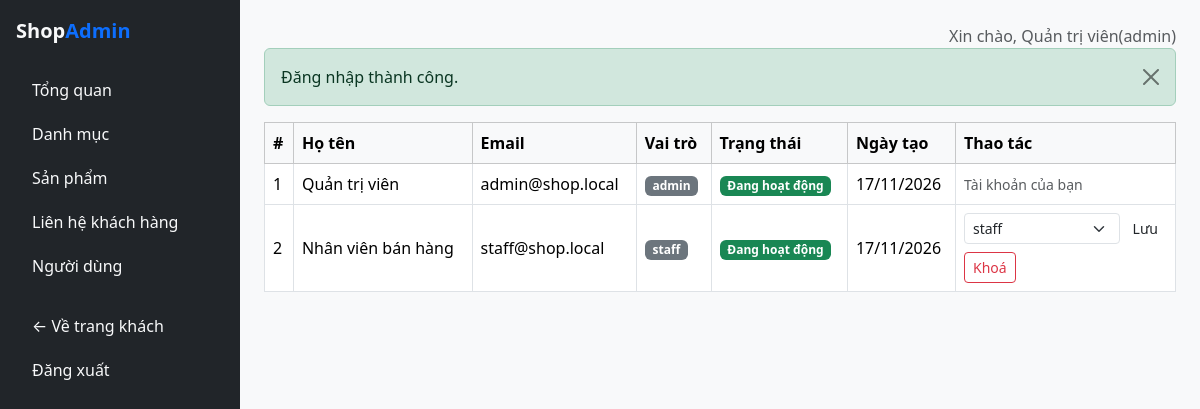
/public/admin/user (signed in), run on the app's committed database.
### tables this page shows
CREATE TABLE users (
id INT AUTO_INCREMENT PRIMARY KEY,
full_name VARCHAR(150) NOT NULL,
email VARCHAR(150) NOT NULL UNIQUE,
password VARCHAR(255) NOT NULL,
phone VARCHAR(20) DEFAULT NULL,
address VARCHAR(255) DEFAULT NULL,
role ENUM('admin','staff','customer') NOT NULL DEFAULT
'customer',
status ENUM('active','locked') NOT NULL DEFAULT 'active',
created_at DATETIME NOT NULL DEFAULT CURRENT_TIMESTAMP
);

### app/core/Controller.php (called while the page is built, shortened)
<?php
abstract class Controller
{
 protected function view(string $view, array $data = [], string|false
$layout = 'main'): void
{
$viewFile = __DIR__ . '/../views/' . $view . '.php';
 $layoutFile = __DIR__ . '/../views/layouts/' . $layout . '.php';
 $content = function () use ($viewFile, $data) {
extract($data);
require $viewFile;
};
require $layoutFile;
}
 }

### app/core/AdminController.php (called while the page is built, shortened)
<?php
abstract class AdminController extends Controller
{
protected function view(string $view, array $data = [], string|false
$layout = 'admin'): void
{
parent::view($view, $data, $layout);
}
}

### app/controllers/admin/AdminUserController.php (called while the page is built, shortened)
<?php
class AdminUserController extends AdminController
{
public function index(): void
{
$users = User::all('created_at DESC');
$this->view('admin/user/index', ['pageTitle' => 'Quản lý người
dùng', 'users' => $users]);
}
}

### app/core/App.php (called while the page is built, shortened)
<?php
class App
{
    protected string $action;
    protected array $params = [];
    public function __construct()
    {
        $url = isset($_GET['url']) ? trim($_GET['url'], '/') : '';
        $segments = $url === '' ? [] : explode('/', $url);
        if (($segments[0] ?? '') === 'admin') {
            $this->action = $segments[2] ?? 'index';
            $this->params = array_slice($segments, 3);
        } else {
            $this->controllerName = ucfirst($segments[0] ?? 'home') . 'Controller';
            $this->action = $segments[1] ?? 'index';
            $this->params = array_slice($segments, 2);
        }
        $this->dispatch();
    }
    protected function dispatch(): void
    {
        $controller = new $this->controllerName();
        call_user_func_array([$controller, $this->action], $this->params);
    }
}
?>

### public/index.php (called while the page is built, shortened)
<?php
require_once __DIR__ . '/../app/core/helpers.php';
spl_autoload_register(function (string $class): void {
$directories = [
__DIR__ . '/../app/core/',
__DIR__ . '/../app/controllers/',
__DIR__ . '/../app/controllers/admin/',
__DIR__ . '/../app/models/',
__DIR__ . '/../app/services/',
];
foreach ($directories as $dir) {
$file = $dir . $class . '.php';
if (file_exists($file)) {
return;
}
}
});
new App();
?>

### app/core/helpers.php (called while the page is built, shortened)
<?php
function e(string $value): string
{
return htmlspecialchars($value, ENT_QUOTES, 'UTF-8');
}
function base_url(string $path = ''): string
{
return rtrim(BASE_URL, '/') . '/' . ltrim($path, '/');
}
function asset(string $path): string
{
return base_url('assets/' . ltrim($path, '/'));
}
function flash(string $key, ?string $message = null, string $type =
'success'): ?array
{
if (!empty($_SESSION['flash'][$key])) {
$data = $_SESSION['flash'][$key];
return $data;
}
return null;
}

### app/core/Auth.php (called while the page is built, shortened)
<?php
class Auth
{
public static function user(): ?array
{
return $_SESSION['user'] ?? null;
}
public static function id(): ?int
{
return isset($_SESSION['user']['id']) ? (int)
$_SESSION['user']['id'] : null;
}
public static function role(): ?string
{
return $_SESSION['user']['role'] ?? null;
}
}

### app/core/database.php (called while the page is built, shortened)
<?php
class Database
{
private static ?PDO $instance = null;
public static function getInstance(): PDO
{
if (self::$instance === null) {
$dsn = 'mysql:host=' . DB_HOST . ';dbname=' . DB_NAME .
';charset=' . DB_CHARSET;
try {
self::$instance = new PDO($dsn, DB_USER, DB_PASS, [
PDO::ATTR_ERRMODE => PDO::ERRMODE_EXCEPTION,
PDO::ATTR_DEFAULT_FETCH_MODE => PDO::FETCH_ASSOC,
PDO::ATTR_EMULATE_PREPARES => false,
]);
} catch (PDOException $e) {
error_log('Loi ket noi CSDL: ' . $e->getMessage());
http_response_code(500);
die('Xin loi, he thong dang gap su co. Vui long thu lai
sau.');
}
}
return self::$instance;
}
}
?>

### app/core/Model.php (called while the page is built, shortened)
<?php
abstract class Model
{
protected static string $table = '';
protected static function db(): PDO
{
return Database::getInstance();
}
public static function all(string $orderBy = ''): array
{
$sql = 'SELECT * FROM ' . static::$table;
if ($orderBy !== '') {
$sql .= ' ORDER BY ' . $orderBy;
}
return static::db()->query($sql)->fetchAll();
}
}
?>

### app/views/admin/user/index.php (the view, shortened to what this page needs)
<div class="table-responsive">
<table class="table table-bordered align-middle bg-white">
<thead class="table-light">
<tr>
<th>#</th>
<th>Họ tên</th>
<th>Email</th>
<th>Vai trò</th>
<th>Trạng thái</th>
<th>Ngày tạo</th>
<?php if (Auth::role() === 'admin'): ?><th style="width:
220px;">Thao tác</th><?php endif; ?>
</tr>
</thead>
<tbody>
<?php foreach ($users as $u): ?>
<tr>
<td><?= (int) $u['id'] ?></td>
<td><?= e($u['full_name']) ?></td>
<td><?= e($u['email']) ?></td>
<td><span class="badge bg-secondary"><?= e($u['role'])
?></span></td>
<td>
<?php if ($u['status'] === 'active'): ?>
<span class="badge bg-success">Đang hoạt
động</span>
<?php else: ?>
<span class="badge bg-danger">Đã khoá</span>
<?php endif; ?>
</td>
<td><?= e(date('d/m/Y', strtotime($u['created_at'])))
?></td>
<?php if (Auth::role() === 'admin'): ?>
<td>
<?php if ((int) $u['id'] === (int) Auth::id()): ?>
<span class="text-muted small">Tài khoản của
bạn</span>
<?php else: ?>
<div class="d-flex flex-column gap-2">
<form method="POST" action="<?=
e(base_url('admin/user/role')) ?>" class="d-flex gap-1">
<select name="role" class="form-select
form-select-sm">
<?php foreach (['customer',
'staff', 'admin'] as $r): ?>
<option value="<?= $r ?>" <?=
$u['role'] === $r ? 'selected' : '' ?>>
<?= $r ?>
</option>
<?php endforeach; ?>
</select>
<button class="btn btn-sm btn-outline-
primary">Lưu</button>
</form>
<form method="POST" action="<?=
e(base_url('admin/user/status')) ?>">
<button class="btn btn-sm <?=
$u['status'] === 'active' ? 'btn-outline-danger' : 'btn-outline-success'
?>">
<?= $u['status'] === 'active' ?
'Khoá' : 'Mở khoá' ?>
</button>
</form>
</div>
<?php endif; ?>
</td>
<?php endif; ?>
</tr>
<?php endforeach; ?>
</tbody>
</table>
</div>

### app/views/layouts/admin.php (shortened to what this page needs)
<!DOCTYPE html>
<html lang="vi">
<head>
<link
href="https://cdn.jsdelivr.net/npm/bootstrap@5/dist/css/bootstrap.min.css"
rel="stylesheet">
<link href="<?= e(asset('css/style.css')) ?>" rel="stylesheet">
</head>
<body>
<div class="d-flex">
<nav class="bg-dark text-light p-3" style="width: 240px; min-height:
100vh;">
<a href="<?= e(base_url('admin/dashboard')) ?>" class="d-block
text-light text-decoration-none fw-bold fs-5 mb-4">
Shop<span class="text-primary">Admin</span>
</a>
<ul class="nav nav-pills flex-column gap-1">
<li class="nav-item">
<a class="nav-link text-light" href="<?=
e(base_url('admin/dashboard')) ?>">Tổng quan</a>
</li>
<li class="nav-item">
<a class="nav-link text-light" href="<?=
e(base_url('admin/category')) ?>">Danh mục</a>
</li>
<li class="nav-item">
<a class="nav-link text-light" href="<?=
e(base_url('admin/product')) ?>">Sản phẩm</a>
</li>
<li class="nav-item">
<a class="nav-link text-light" href="<?=
e(base_url('admin/contact')) ?>">Liên hệ khách hàng</a>
</li>
<?php if (Auth::role() === 'admin'): ?>
<li class="nav-item">
<a class="nav-link text-light" href="<?=
e(base_url('admin/user')) ?>">Người dùng</a>
</li>
<?php endif; ?>
<li class="nav-item mt-3">
<a class="nav-link text-light" href="<?= e(base_url(''))
?>">&larr; Về trang khách</a>
</li>
<li class="nav-item">
<a class="nav-link text-light" href="<?=
e(base_url('admin/auth/logout')) ?>">Đăng xuất</a>
</li>
</ul>
</nav>
<div class="flex-grow-1 p-4">
<div class="d-flex justify-content-between align-items-center mb-
4">
<span class="text-muted">
Xin chào, <?= e(Auth::user()['full_name'] ?? '') ?>
(<?= e(Auth::role() ?? '') ?>)
</span>
</div>
<?php if ($f = flash('success')): ?>
<div class="alert alert-success alert-dismissible fade show"
role="alert">
<?= $f['message'] ?>
<button type="button" class="btn-close" data-bs-
dismiss="alert"></button>
</div>
<?php endif; ?>
<?php $content(); ?>
</div>
</div>
</body>
</html>

### public/assets/css/style.css (style rules this page uses)
body { background-color: #f8f9fa; }

### data on the page
users: full_name "Quản trị viên", id "1", email "admin@shop.local", role "admin", status "Đang hoạt động", created_at "17/11/2026", shows "Tài khoản của bạn"
users: id "2", full_name "Nhân viên bán hàng", email "staff@shop.local", role "staff", status "Đang hoạt động", created_at "17/11/2026"

### other printed values
Auth::role() "admin"
$f['message'] "Đăng nhập thành công."
